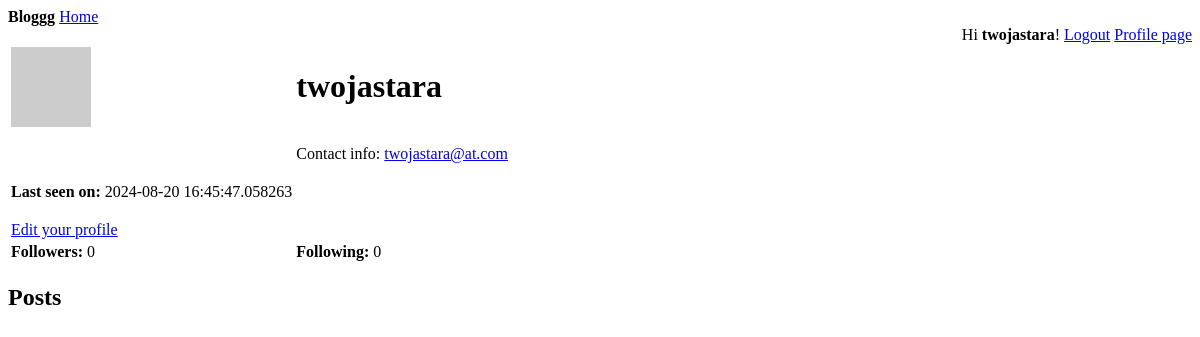
The page /user/twojastara (signed in) on the database as committed earlier.
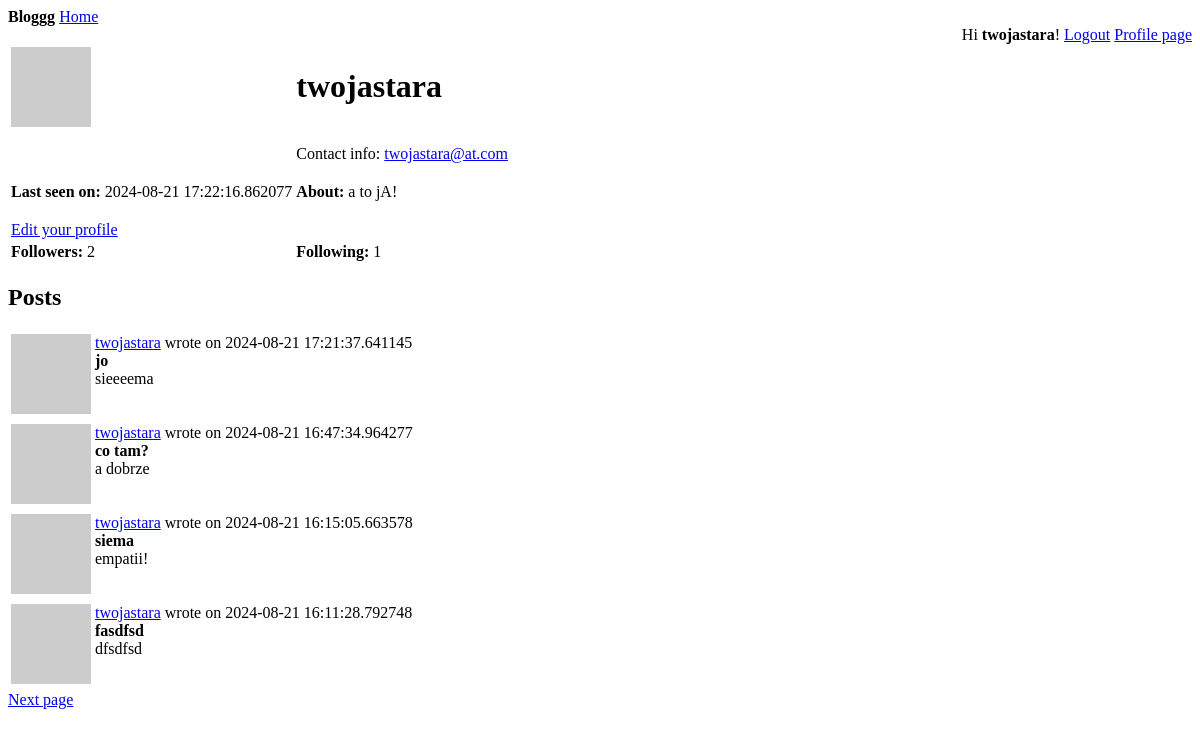
The same page on the database as committed later.
### webapp/models.py (models this page shows, shortened)
class User(UserMixin, db.Model):
    id:         sqo.Mapped[int] = sqo.mapped_column(primary_key=True)
    username:   sqo.Mapped[str] = sqo.mapped_column(sqa.String(64), index=True, unique=True)
    email:      sqo.Mapped[str] = sqo.mapped_column(sqa.String(128), index=True, unique=True)
    hashed_pass:sqo.Mapped[Optional[str]] = sqo.mapped_column(sqa.String(256))
    about:      sqo.Mapped[Optional[str]] = sqo.mapped_column(sqa.String(4096))
    last_seen:  sqo.Mapped[Optional[datetime]] = sqo.mapped_column(default=lambda: datetime.now(timezone.utc))
    posts:      sqo.WriteOnlyMapped['Post'] = sqo.relationship(back_populates='author')
    followers:  sqo.WriteOnlyMapped['User'] = sqo.relationship(
        secondary=followers_table, primaryjoin=(followers_table.c.followed_id == id),
        secondaryjoin=(followers_table.c.follower_id == id), back_populates='following'
    )
    following:   sqo.WriteOnlyMapped['User'] = sqo.relationship(
        secondary=followers_table, primaryjoin=(followers_table.c.follower_id == id),
        secondaryjoin=(followers_table.c.followed_id == id), back_populates='followers'
    )
    def avatar(self, size):
        hash = md5((self.username+self.email+str(2384129234)).encode('utf-8')).hexdigest()
        return f'https://www.gravatar.com/avatar/{hash}?d=identicon&s={size}'
    def followers_counter(self):
        query = sqa.select(sqa.func.count()).select_from(self.followers.select().subquery())
        return db.session.scalar(query)
    def following_counter(self):
        query = sqa.select(sqa.func.count()).select_from(self.following.select().subquery())
        return db.session.scalar(query)
    def get_posts_query(self):
        return self.posts.select().order_by(Post.timestamp.desc())

class Post(db.Model):
    id:         sqo.Mapped[int] = sqo.mapped_column(primary_key=True)
    user_id:    sqo.Mapped[int] = sqo.mapped_column(sqa.ForeignKey(User.id), index=True)
    timestamp:  sqo.Mapped[datetime] = sqo.mapped_column(index=True, default=lambda: datetime.now(timezone.utc))
    title:      sqo.Mapped[str] = sqo.mapped_column(sqa.String(64), index=True)
    body:       sqo.Mapped[str] = sqo.mapped_column(sqa.String(4096))
    author:     sqo.Mapped[User] = sqo.relationship(back_populates='posts')

### webapp/routes.py (the view)
@app.route('/user/<username>')
@login_required
def user_page(username):
    user = db.first_or_404(sqa.select(User).where(username == User.username))
    form = EmptyForm()
    page = request.args.get('page', 1, type=int)
    query = user.get_posts_query()
    posts = db.paginate(query, page=page, per_page=app.config['POSTS_PER_PAGE'], error_out=False)
    next_url = url_for('user_page', username=username, page=posts.next_num) if posts.has_next else None
    prev_url = url_for('user_page', username=username, page=posts.prev_num) if posts.has_prev else None
    return render_template('user_page.html', title=f'User {username}',
                           user=user, form=form, posts=posts, next_url=next_url, prev_url=prev_url)

### webapp/models.py (called while the page is built)
@login.user_loader
def load_user(id):
    return db.session.get(User, int(id))

### webapp/routes.py (called while the page is built)
@app.before_request
def before_request():
    if current_user.is_authenticated:
        current_user.last_seen = datetime.now(timezone.utc)
        db.session.commit()

### webapp/templates/user_page.html (shortened to what this page needs)
{% extends "base.html" %}
{% block content %}
<table>
    <tr valign="top">
        <td><img src="{{ user.avatar(128) }}"></td>
        <td>
            <h1>{{ user.username }}</h1>
            <br>
            Contact info: <a href="mailto:{{ user.email }}">{{ user.email }}</a>
        </td>
    </tr>
    <tr>
        {% if user.last_seen %}
        <td>
            <p><b>Last seen on: </b>{{ user.last_seen }}</p>
        </td>
        {% endif %}
        {% if user.about %}
        <td>
            <p><b>About: </b>{{ user.about }}</p>
        </td>
        {% endif %}
    </tr>
    <tr>
        {% if user == current_user %}
        <td>
            <a href="{{ url_for('edit_profile_page') }}">Edit your profile</a>
        </td>
        {% endif %}
    </tr>
    <tr>
        <td>
            <b>Followers:</b> {{ user.followers_counter() }}
        </td>
        <td>
            <b>Following:</b> {{ user.following_counter() }}
        </td>
    </tr>
</table>
<h2>Posts</h2>
{% for post in posts %}
    {% include "sub_post.html" %}
{% endfor %}
{% if next_url %}
    <a href="{{ next_url }}">Next page</a>
{% endif %}
{% endblock %}

### webapp/templates/base.html (shortened to what this page needs)
<!DOCTYPE html>
<html>
<head>
</head>
<body>
    <div id="navbar">
        <div style="text-align: left;">
            <b>Bloggg</b> <a href="{{ url_for('index_page') }}">Home</a>
        </div>
        <div style="text-align: right;">
            {% if current_user.is_anonymous %}
                <a href="{{ url_for('login_page') }}">Login</a> <a href="{{ url_for('registration_page') }}">Register</a>
            {% else %}
                Hi <b>{{ current_user.username }}</b>! <a href="{{ url_for('logout_page') }}">Logout</a>
                <a href="{{ url_for('user_page', username=current_user.username) }}">Profile page</a>
            {% endif %}
        </div>
    </div>
    {% block content %} {% endblock %}
</body>
</html>

### webapp/templates/sub_post.html
<table>
    <tr valign="top">
        <td><img src="{{ post.author.avatar(32) }}"></td>
        <td>
            <a href="{{ url_for('user_page', username=post.author.username) }}">
                {{ post.author.username }}</a> wrote on {{ post.timestamp }}
            <br>
            <b>{{ post.title }}</b>
            <br>
            {{ post.body }}
        </td>
    </tr>
</table>

Rows that differ between the two databases and show on the page:
changed User "twojastara": last_seen "2024-08-20 16:45:47.058263" → "2024-08-21 17:22:16.862077"; about (not shown) → "a to jA!"
added Post: author.username "twojastara", timestamp "2024-08-21 17:21:37.641145", title "jo", body "sieeeema"
added Post: author.username "twojastara", timestamp "2024-08-21 16:47:34.964277", title "co tam?", body "a dobrze"
added Post: author.username "twojastara", timestamp "2024-08-21 16:15:05.663578", title "siema", body "empatii!"
added Post: author.username "twojastara", timestamp "2024-08-21 16:11:28.792748", title "fasdfsd", body "dfsdfsd"
Other text that changed with them:
{{ user.followers_counter() }}: "0" → "2"
{{ user.following_counter() }}: "0" → "1"
text now shown: "About: Next page"
